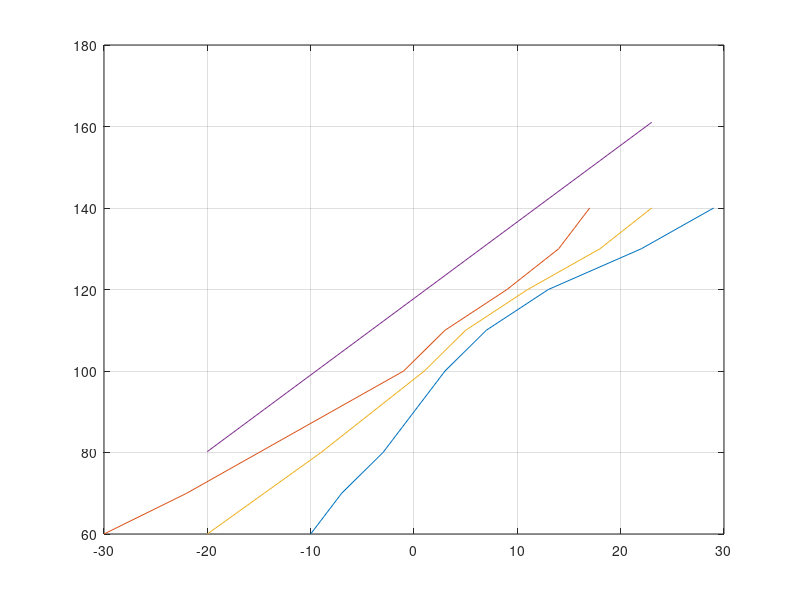

This chart was generated by the following MATLAB code:
offset =20
signal = [60:10:140]
theta_l= [80 83 87 90 93 97 103 112 119]
theta_r= [60 68 75 82 89 93 99 104 107]

plot(theta_l - 90,signal, theta_r -90, signal)

grid on
hold on

theta_avg = ( theta_l + theta_r ) / 2 - 90
plot(theta_avg, signal)

p = polyfit( theta_avg, signal, 1)


aprox = p(1)*theta_avg + p(2) + offset;

plot(theta_avg, aprox)